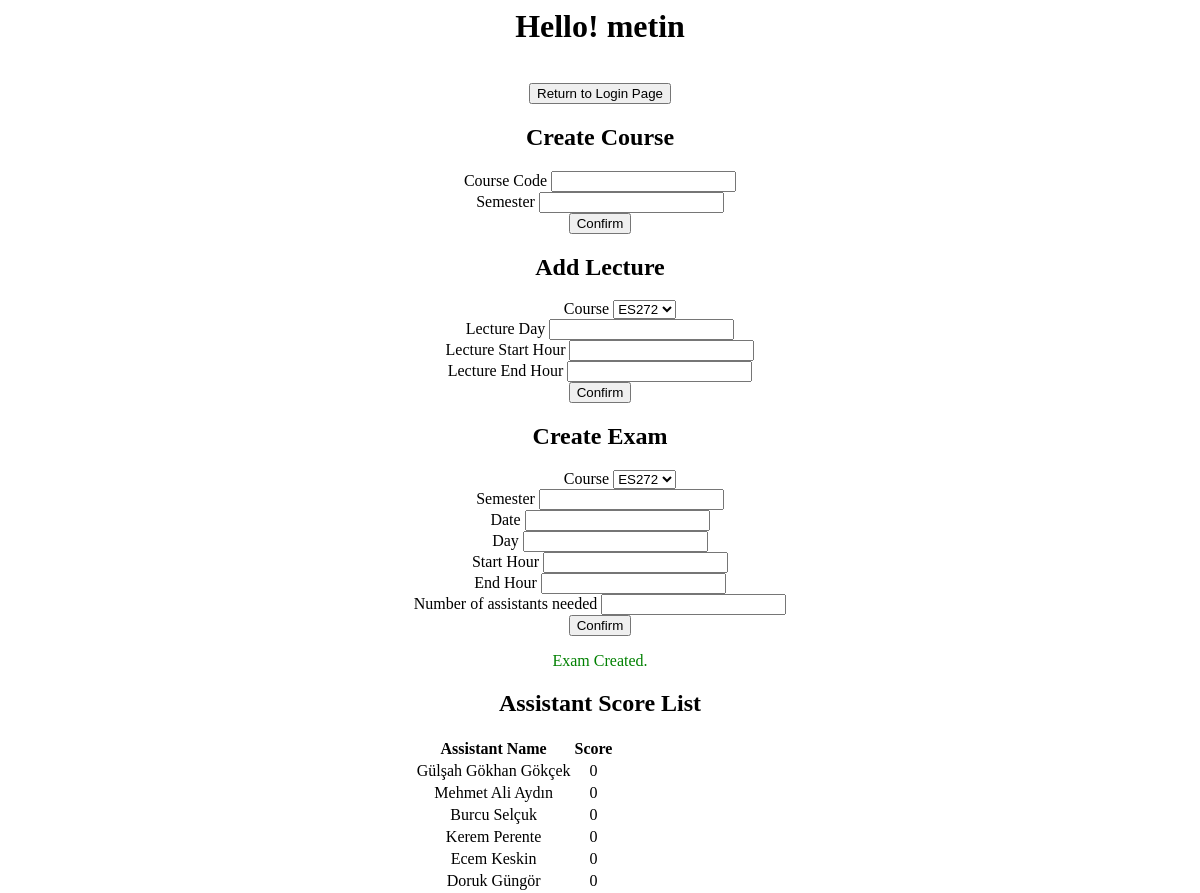
The app's page /headofsecretaryPage.php (signed in) with its own data.
### tables this page shows
CREATE TABLE IF NOT EXISTS `employee` (
  `employee_id` int(11) NOT NULL AUTO_INCREMENT,
  `employee_username` varchar(50) NOT NULL,
  `employee_password` varchar(50) NOT NULL,
  `employee_name` varchar(50) NOT NULL,
  `employee_score` varchar(50),
  `employee_type` varchar(50) NOT NULL,
  `department_id` int(11) NOT NULL,
  PRIMARY KEY(`employee_id`),
  FOREIGN KEY (`department_id`) REFERENCES `department` (`department_id`)
);

### headofsecretaryPage.php (the view, shortened to what this page needs)
<!DOCTYPE html>
<html>
<head>
</head>
<?php
$servername = "localhost";
$username = "root";
$password = "mysql";
$dbname = "examplanning_system";
$conn = mysqli_connect($servername, $username, $password, $dbname);
$current_user = $_SESSION['username'];
$sql_current_user_department = "SELECT department_id FROM employee WHERE employee_username ='$current_user'";
$result_current_user_department = mysqli_query($conn, $sql_current_user_department) or die("Error");
$current_user_department = mysqli_fetch_array($result_current_user_department)['department_id'];
$sql_faculty = "SELECT department.faculty_id
FROM department
WHERE department.department_id = '$current_user_department'";
$result_faculty = mysqli_query($conn, $sql_faculty) or die("Error");
$current_faculty = mysqli_fetch_array($result_faculty)['faculty_id'];
$sql_courses_in_department = "SELECT course.course_code
    FROM course
    JOIN department ON course.department_id = department.department_id
    JOIN employee ON employee.department_id = department.department_id
    WHERE employee.employee_username = '$current_user'";
$result_of_courses = mysqli_query($conn, $sql_courses_in_department);
$courses = [];
while ($row = mysqli_fetch_array($result_of_courses)) {
    $courses[] = $row["course_code"];
}
?>
<body>
    <div class="secretary-page-container">
        <h1> Hello! <?php echo "$current_user"; ?> </h1>
        <a href="login.php"><button style="margin-top: 2vh">Return to Login Page </button></a>
        <div class="courseform-container">
            <h2>Create Course</h2>
            <form action="" method="post">
                <div class="form-group">
                    <label for="coursecode">Course Code</label>
                    <input type="text" id="coursecode" name="coursecode" required>
                </div>
                <div class="form-group">
                    <label for="semester">Semester</label>
                    <input type="text" id="semester" name="semester" required>
                </div>
                <button type="submit" name="submit">Confirm</button>
            </form>
        </div>
        <div class="lectureform-container">
            <h2>Add Lecture</h2>
            <form action="" method="post">
                <label for="lecture" style="margin-top: 5vh; margin-left: 5vh">Course</label>
                <select id="lecture" name="lectureToInsert" required>
                    <?php foreach ($courses as $course_code) {
                        echo "<option value='$course_code'>$course_code</option>";
                    } ?>
                </select>
                <div class="form-group">
                    <label for="lectureday">Lecture Day</label>
                    <input type="text" id="lectureday" name="lectureday" required>
                </div>
                <div class="form-group">
                    <label for="lecture_starthour">Lecture Start Hour</label>
                    <input type="text" id="lecture_starthour" name="lecture_starthour" required>
                </div>
                <div class="form-group">
                    <label for="lecture_endhour">Lecture End Hour</label>
                    <input type="text" id="lecture_endhour" name="lecture_endhour" required>
                </div>
                <button type="submit" name="submit">Confirm</button>
            </form>
        </div>
        <div class="examform-container">
            <h2>Create Exam</h2>
            <form action="" method="post">
                <label for="course" style="margin-top: 5vh; margin-left: 5vh">Course</label>
                <select id="course" name="courseSelected" required>
                    <?php foreach ($courses as $course_code) {
                        echo "<option value='$course_code'>$course_code</option>";
                    } ?>
                </select>
                <div class="form-group">
                    <label for="semester_exam">Semester</label>
                    <input type="text" id="semester_exam" name="semester_exam" required>
                </div>
                <div class="form-group">
                    <label for="date">Date</label>
                    <input type="text" id="date" name="date" required>
                </div>
                <div class="form-group">
                    <label for="day">Day</label>
                    <input type="text" id="day" name="day" required>
                </div>
                <div class="form-group">
                    <label for="start_hour">Start Hour</label>
                    <input type="text" id="start_hour" name="start_hour" required>
                </div>
                <div class="form-group">
                    <label for="end_hour">End Hour</label>
                    <input type="text" id="end_hour" name="end_hour" required>
                </div>
                <div class="form-group">
                    <label for="assistant_num">Number of assistants needed</label>
                    <input type="text" id="assistant_num" name="assistant_num" required>
                </div>
                <button type="submit" name="submit">Confirm</button>
            </form>
            <?php if ($counter == $exam_assistant_num) :?>
                    <p style="color: green;">Exam Created.</p>
            <?php else: ?>
                <p style="color: red;">Sufficient number of assistants couldn't be found.</p>
                <p style="color: red;">Try to enter another date.</p>
            <?php endif; ?>
            <div class="assistant_list">
                <h2>Assistant Score List</h2>
                <table>
                    <thead>
                        <tr>
                            <th>Assistant Name</th>
                            <th>Score</th>
                        </tr>
                    </thead>
                    <tbody>
                        <?php
                        $sql_scores = "SELECT employee_name, employee_score
                        FROM employee
                        JOIN department
                        ON employee.department_id = department.department_id
                        WHERE employee_type = 'Assistant' AND department.faculty_id = '$current_faculty'
                        ORDER BY employee.employee_score ASC";
                        $result_scores = mysqli_query($conn, $sql_scores);;
                        if (mysqli_num_rows($result_scores) > 0) {
                            while($row = mysqli_fetch_array($result_scores) ) {
                                echo "<tr><td>" . $row["employee_name"]. "</td><td>" . $row["employee_score"]. "</td></tr>";
                            }
                        } else {
                            echo "<tr><td colspan='2'>No assistants found</td></tr>";
                        }
                        ?>
                    </tbody>
                </table>
            </div>
        </div>
    </div>
</body>
</html>

### headofsecretaryPage.php (style rules this page uses)
body { display: flex; justify-content: center; align-items: center; height: 110vh; margin: 0; }
.secretary-page-container { text-align: center; }

### records on screen
employee: employee_name "Gülşah Gökhan Gökçek", employee_score "0"
employee: employee_name "Mehmet Ali Aydın", employee_score "0"
employee: employee_name "Burcu Selçuk", employee_score "0"
employee: employee_name "Kerem Perente", employee_score "0"
employee: employee_name "Ecem Keskin", employee_score "0"
employee: employee_name "Doruk Güngör", employee_score "0"

### other values on screen
$current_user "metin"
form field lectureToInsert "ES272"
form field courseSelected "ES272"
